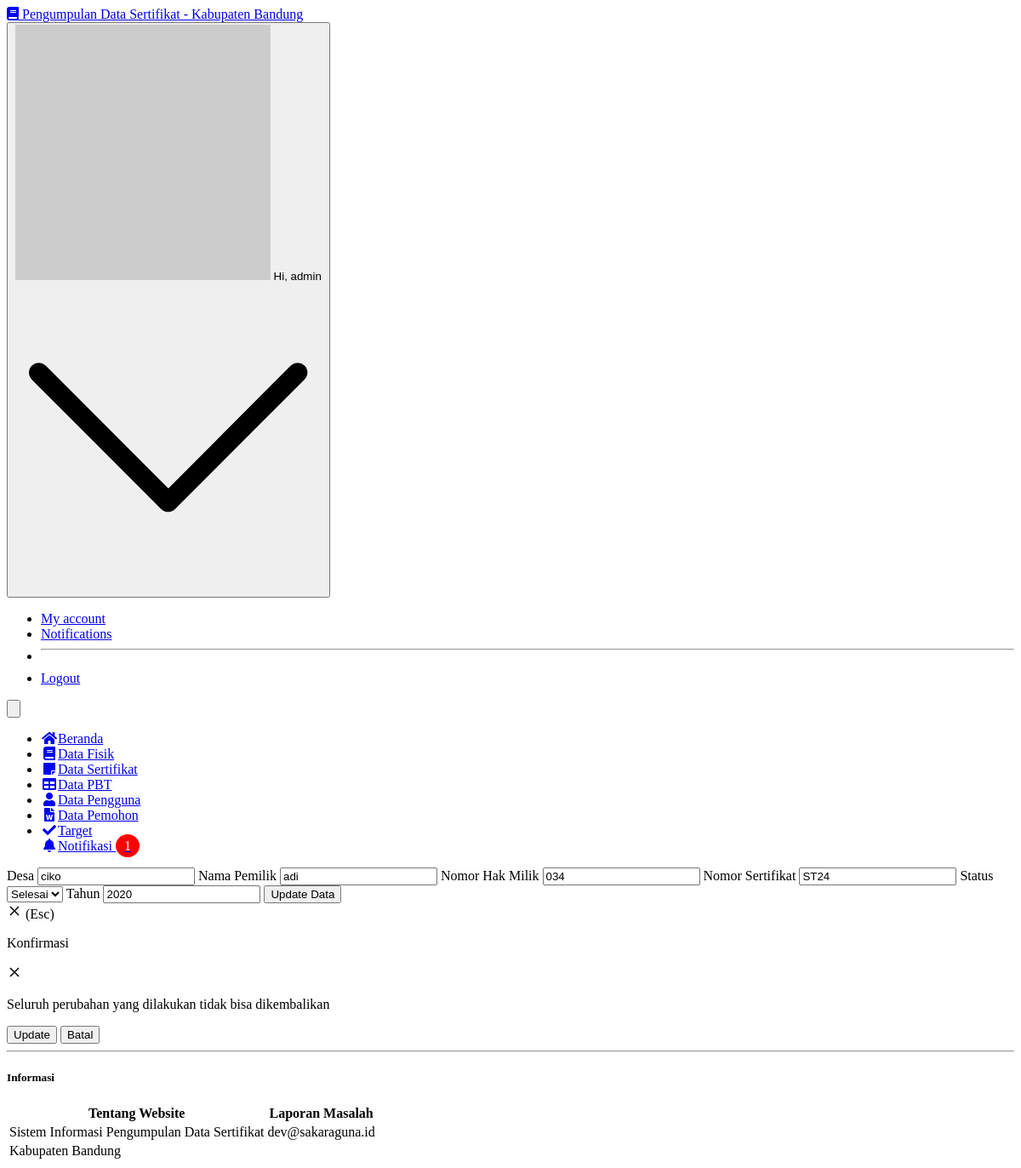
Page /admin/edit_fisik.php?no_berkas=12 (signed in) on the earlier database version.
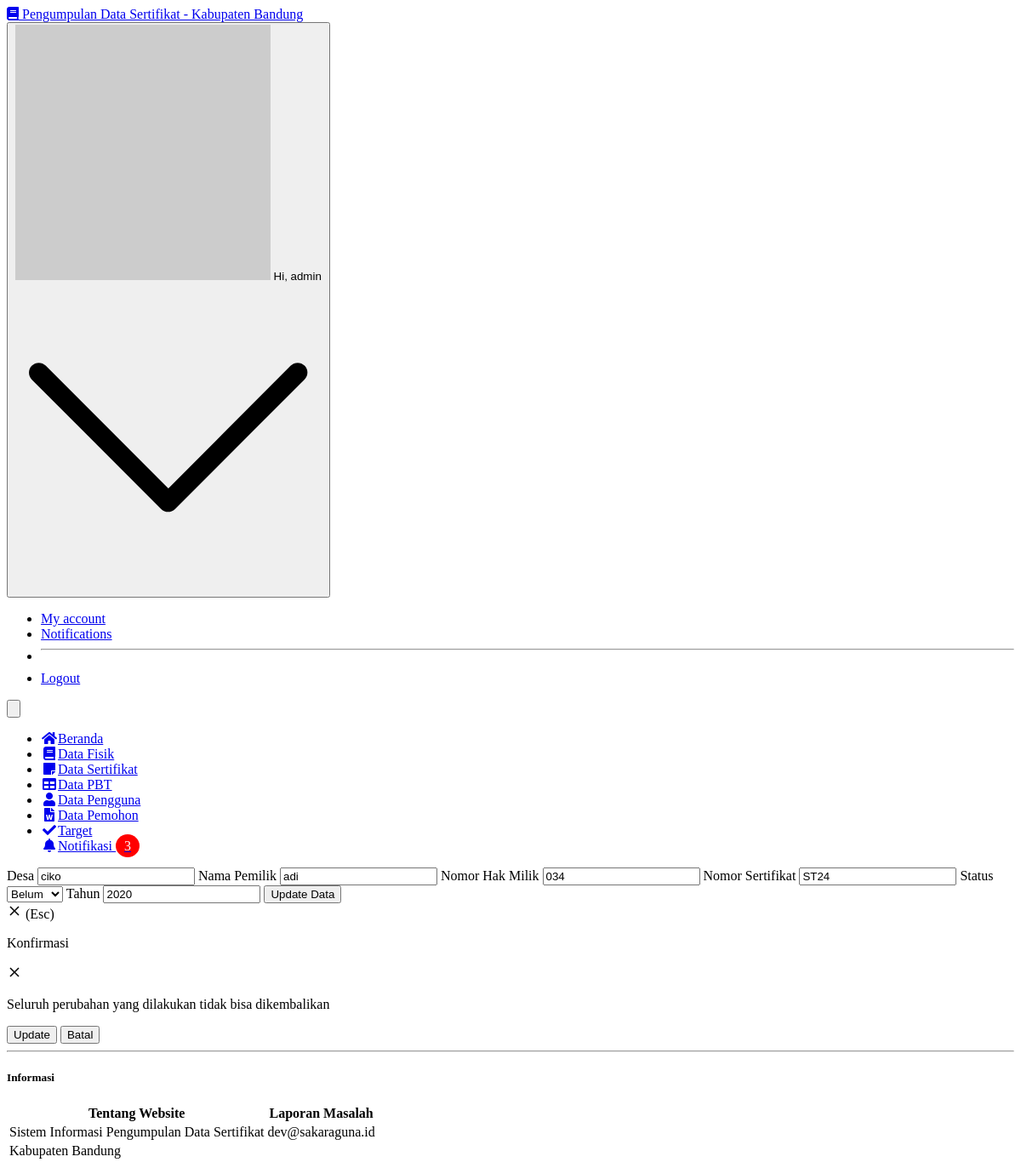
Same page on the later database version.
### tables this page shows
CREATE TABLE `data_fisik` (
  `no_berkas` varchar(20) NOT NULL,
  `desa` varchar(30) NOT NULL,
  `nama` varchar(50) NOT NULL,
  `no_hak` varchar(50) NOT NULL,
  `no_sertifikat` varchar(50) NOT NULL,
  `status` varchar(20) NOT NULL,
  `tahun` varchar(20) NOT NULL
);

### admin/edit_fisik.php (the view, shortened to what the changed rows need)
<?php
include '../core/conn.php';
$ambilNotif = mysqli_query($connection,"SELECT * FROM permohonan WHERE notif = 'unread' ORDER BY id_permohonan ASC");
$jumlahNotif = mysqli_num_rows($ambilNotif);
$no_berkas = $_GET['no_berkas'];
$data = mysqli_query($connection,"SELECT * FROM data_fisik where no_berkas='$no_berkas'");
?>
<!DOCTYPE html>
<html lang="en">
  <head>
    <link rel="stylesheet" href="https://use.fontawesome.com/releases/v5.3.1/css/all.css">
    <link href="../assets/css/style.css" rel="stylesheet" type="text/css">
  </head>
  <body class="bg-gray-100 font-sans leading-normal tracking-normal">
    <nav id="header" class="bg-white fixed w-full z-10 top-0 shadow">
      <div class="w-full container mx-auto flex flex-wrap items-center mt-0 pt-3 pb-3 md:pb-0">
        <div class="w-full flex-grow lg:flex lg:items-center lg:w-auto hidden lg:block mt-2 lg:mt-0 bg-white z-20" id="nav-content">
          <ul class="list-reset lg:flex flex-1 items-center px-4 md:px-0">
            <li class="dropdown mr-6 my-2 md:my-0">
              <a href="#" class="block py-1 md:py-3 pl-1 align-middle text-gray-500 no-underline hover:text-gray-900 border-b-2 border-white">
              <i class="fa fa-bell fa-fw mr-3"></i><span class="pb-1 md:pb-0 text-sm">Notifikasi <span class="badge"><?php echo $jumlahNotif;?></span></span>
              </a>
            </li>
          </ul>
        </div>
      </div>
    </nav>
    <div class="container w-full mx-auto pt-20">
      <div class="w-full px-4 md:px-0 md:mt-8 mb-16 text-gray-800 leadim ng-normal ">
        <div class="inline flex flex-wrap items-center justify-center">
          <div class="w-full md:w-1/2 xl:w-1/2 p-3">
            <div class="bg-white border rounded shadow p-2">
							<?php
							while($d = mysqli_fetch_array($data)){
							?>
              <form action="" method="post" class="bg-white rounded p-10">
								<label for="desa" class="flex flex-wrap text-sm font-bold text-gray-500 leading-tight">Desa</label>
                <input id="desa" autocomplete=off type="text" class="mt-1 inline-block bg-gray-200 focus:border-green-500 focus:border-6 shadow-sm appearance-none border rounded w-full py-2 px-3 text-sm text-gray-700 leading-normal focus:outline-none mb-4"  name="desa" value="<?=$d['desa'];?>"/>
                <label for="nama" class="flex flex-wrap text-sm font-bold text-gray-500 leading-tight">Nama Pemilik</label>
                <input id="nama" autocomplete=off type="text" class="mt-1 inline-block bg-gray-200 focus:border-green-500 focus:border-6 shadow-sm appearance-none border rounded w-full py-2 px-3 text-sm text-gray-700 leading-normal focus:outline-none mb-4"  name="nama" value="<?=$d['nama'];?>"/>
                <label for="no_hak" class="flex flex-wrap text-sm font-bold text-gray-500 leading-tight">Nomor Hak Milik</label>
                <input id="no_hak" autocomplete=off type="text" class="mt-1 inline-block bg-gray-200 focus:border-green-500 focus:border-6 shadow-sm appearance-none border rounded w-full py-2 px-3 text-sm text-gray-700 leading-normal focus:outline-none mb-4"  name="no_hak" value="<?=$d['no_hak'];?>"/>
                <label for="no_sertifikat" class="flex flex-wrap text-sm font-bold text-gray-500 leading-tight">Nomor Sertifikat</label>
                <input id="no_sertifikat" autocomplete=off type="text" class="mt-1 inline-block bg-gray-200 focus:border-green-500 focus:border-6 shadow-sm appearance-none border rounded w-full py-2 px-3 text-sm text-gray-700 leading-normal focus:outline-none mb-4"  name="no_sertifikat" value="<?=$d['no_sertifikat'];?>"/>
                <label for="status" class="flex flex-wrap text-sm font-bold text-gray-500 leading-tight">Status</label>
									<select class="mt-1 inline-block bg-gray-200 focus:border-green-500 focus:border-6 shadow-sm appearance-none border rounded w-full py-2 px-3 text-sm text-gray-700 leading-normal focus:outline-none mb-4" name="status">
										<option value="Selesai"<?php if($d['status']=="Selesai") echo 'selected="selected"'; ?>>Selesai</option>
										<option value="Belum"<?php if($d['status']=="Belum") echo 'selected="selected"'; ?>>Belum</option>
									</select>
                <label for="tahun" class="flex flex-wrap text-sm font-bold text-gray-500 leading-tight">Tahun</label>
                <input id="tahun" autocomplete=off type="text" class="mt-1 inline-block bg-gray-200 focus:border-green-500 focus:border-6 shadow-sm appearance-none border rounded w-full py-2 px-3 text-sm text-gray-700 leading-normal focus:outline-none mb-4"  name="tahun" value="<?=$d['tahun'];?>"/>
                <input  class="modal-open mt-1 rounded-md text-sm appearance-none border w-100 py-2 px-6 font-reguler bg-green-800 cursor-pointer hover:bg-gray-900 hover:transition duration-700 text-gray-400 leading-normal" type="submit" name="submit" value="Update Data">
              <div class="modal opacity-0 pointer-events-none fixed w-full h-full top-0 left-0 flex items-center justify-center">
                <div class="modal-container bg-white w-11/12 md:max-w-md mx-auto rounded shadow-lg z-50 overflow-y-auto">
                  <div class="modal-close absolute top-0 right-0 cursor-pointer flex flex-col items-center mt-4 mr-4 text-white text-sm z-50">
                    <svg class="fill-current text-white" xmlns="http://www.w3.org/2000/svg" width="18" height="18" viewBox="0 0 18 18">
                      <path d="M14.53 4.53l-1.06-1.06L9 7.94 4.53 3.47 3.47 4.53 7.94 9l-4.47 4.47 1.06 1.06L9 10.06l4.47 4.47 1.06-1.06L10.06 9z"></path>
                    </svg>
                    <span class="text-sm">(Esc)</span>
                  </div>
                  <div class="modal-content py-4 text-left px-6">
                    <div class="flex justify-between items-center pb-3">
                      <p class="text-2xl font-bold">Konfirmasi</p>
                      <div class="modal-close cursor-pointer z-50">
                        <svg class="fill-current text-black" xmlns="http://www.w3.org/2000/svg" width="18" height="18" viewBox="0 0 18 18">
                          <path d="M14.53 4.53l-1.06-1.06L9 7.94 4.53 3.47 3.47 4.53 7.94 9l-4.47 4.47 1.06 1.06L9 10.06l4.47 4.47 1.06-1.06L10.06 9z"></path>
                        </svg>
                      </div>
                    </div>
                    <p>Seluruh perubahan yang dilakukan tidak bisa dikembalikan</p>
                    <div class="flex justify-end pt-2">
                      <input type="submit" class="px-4 bg-transparent p-3 rounded-lg text-indigo-500 hover:bg-gray-100 hover:text-indigo-400 mr-2" name="update" value="Update">
                      <button class="focus:no-outline modal-close px-4 bg-indigo-500 p-3 rounded-lg text-white hover:bg-indigo-400">Batal</button>
                    </div>
                  </div>
                </div>
              </div>
              </form>
                <?php } ?>
            </div>
          </div>
        </div>
          <div class="w-full p-3">
            <div class="bg-white border rounded shadow">
              <div class="p-5">
                <table class="w-full p-5 text-gray-700">
                  <thead>
                    <tr>
                      <th class="text-left text-blue-900">Tentang Website</th>
                      <th class="text-left text-blue-900">Laporan Masalah</th>
                    </tr>
                  </thead>
                </table>
              </div>
            </div>
          </div>
        </div>
        </div>
</body>
</html>

Differences in the rows shown:
changed data_fisik "ciko": status "Selesai" → "Belum"
Other differences:
$jumlahNotif: "1" → "3"
